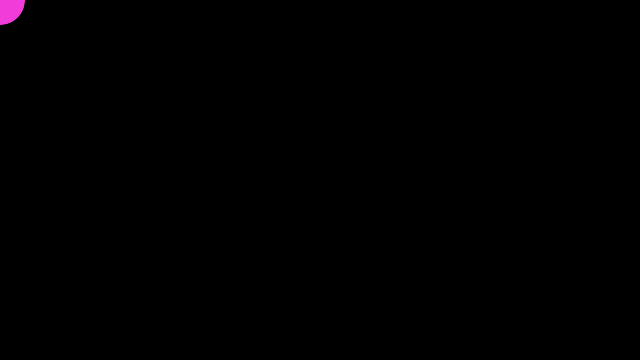
Frame 1 (no input)
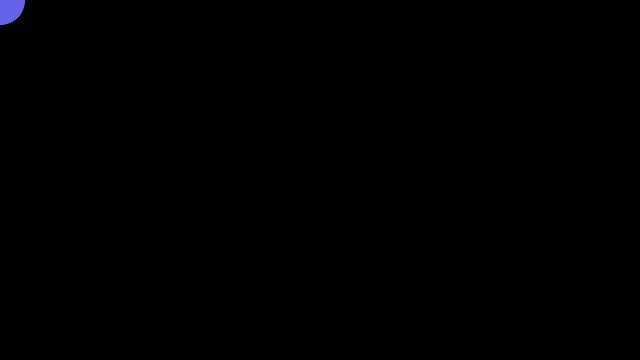
Frame 60 (the mouse pressed at the canvas centre just before this capture)
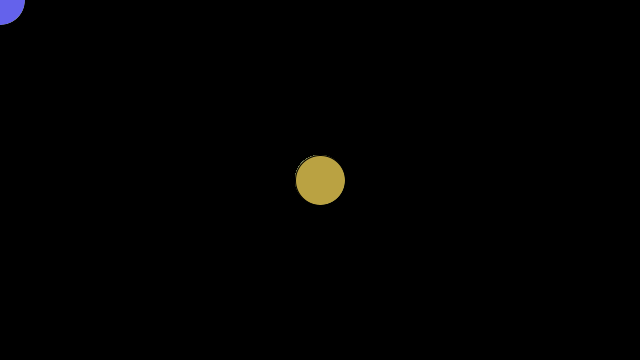
Frame 120 (the mouse held since frame 60 and released just before this capture)

The Processing sketch that drew these frames (run headless with seeded random() and noise(); from frame 60 on, the mouse is pressed at the canvas centre):

// Processing sketch: ellipseRandom
// ── ellipseRandom.pde
void setup()
{
  size(640, 360);
  background(0, 0, 0);
}

void draw()
{
  float x = random(width);
  float y= random(height);

  fill(random(255), random(255), random(255));
  //ellipse(x, y, 50, 50);
  ellipse(mouseX, mouseY, 50, 50);
}
